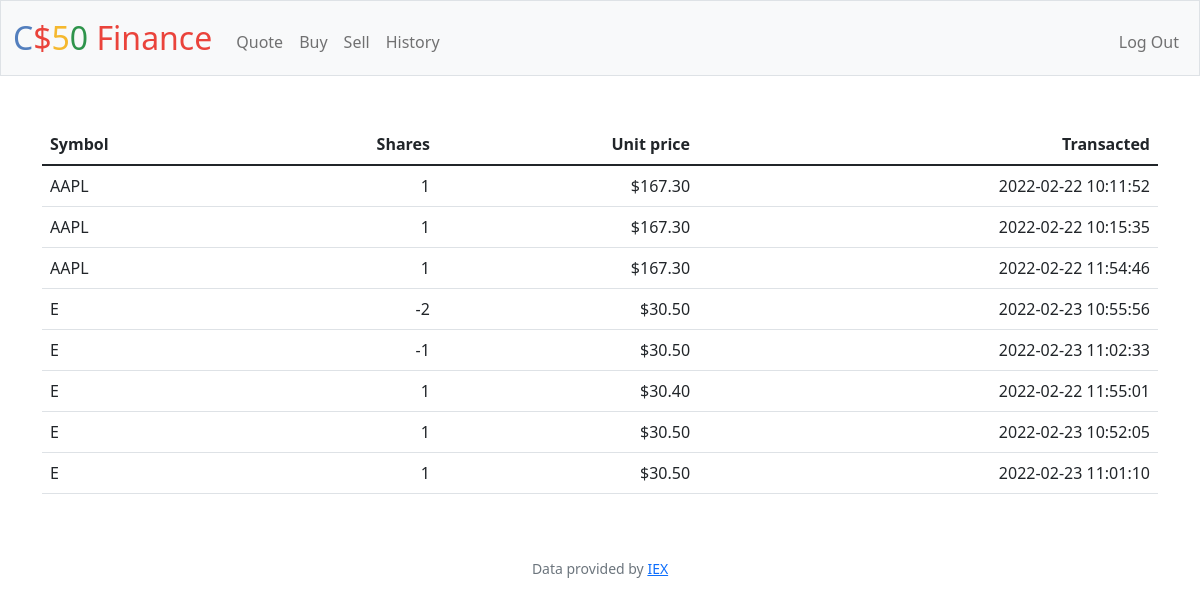
Screenshot of /history (signed in) with the database file from the repository.
### tables this page shows
CREATE TABLE transactions (id_trans INTEGER PRIMARY KEY AUTOINCREMENT NOT NULL, id_buyer INTEGER NOT NULL, symbol TEXT NOT NULL, shares INTEGER NOT NULL, price NUMERIC NOT NULL, datetime DATETIME NOT NULL, FOREIGN KEY(id_buyer) REFERENCES users(id));

### app.py (the view)
@app.route("/history")
@login_required
def history():
    historic = db.execute("SELECT symbol, shares, price, datetime FROM transactions WHERE id_buyer = ?", session["user_id"])
    return render_template("history.html", historic=historic)

### app.py (called while the page is built)
@app.after_request
def after_request(response):
    response.headers["Cache-Control"] = "no-cache, no-store, must-revalidate"
    response.headers["Expires"] = 0
    response.headers["Pragma"] = "no-cache"
    return response

### helpers.py (called while the page is built)
def login_required(f):
    @wraps(f)
    def decorated_function(*args, **kwargs):
        if session.get("user_id") is None:
            return redirect("/login")
        return f(*args, **kwargs)
    return decorated_function

### templates/history.html (shortened to what this page needs)
{% extends "layout.html" %}
{% block main %}
    <table class="table tablestriped">
        <thead>
            <tr>
                <th class="text-start">Symbol</th>
                <th class="text-end">Shares</th>
                <th class="text-end">Unit price</th>
                <th class="text-end">Transacted</th>
            </tr>
        </thead>
        <tbody>
            {% for index in historic %}
                <tr>
                    <td class="text-start">{{index.symbol}}</td>
                    <td class="text-end">{{index.shares}}</td>
                    <td class="text-end">{{"$%.2f"|format(index.price)}}</td>
                    <td class="text-end">{{index.datetime}}</td>
                </tr>
            {% endfor %}
        </tbody>
    </table>
{% endblock %}

### templates/layout.html (shortened to what this page needs)
<!DOCTYPE html>
<html lang="en">
    <head>
        <link href="https://cdn.jsdelivr.net/npm/bootstrap@5.1.3/dist/css/bootstrap.min.css" rel="stylesheet">
        <link href="/static/styles.css" rel="stylesheet">
    </head>
    <body>
        <nav class="bg-light border navbar navbar-expand-md navbar-light">
            <div class="container-fluid">
                <a class="navbar-brand" href="/"><span class="blue">C</span><span class="red">$</span><span class="yellow">5</span><span class="green">0</span> <span class="red">Finance</span></a>
                <div class="collapse navbar-collapse" id="navbar">
                    {% if session["user_id"] %}
                        <ul class="navbar-nav me-auto mt-2">
                            <li class="nav-item"><a class="nav-link" href="/quote">Quote</a></li>
                            <li class="nav-item"><a class="nav-link" href="/buy">Buy</a></li>
                            <li class="nav-item"><a class="nav-link" href="/sell">Sell</a></li>
                            <li class="nav-item"><a class="nav-link" href="/history">History</a></li>
                        </ul>
                        <ul class="navbar-nav ms-auto mt-2">
                            <li class="nav-item"><a class="nav-link" href="/logout">Log Out</a></li>
                        </ul>
                    {% else %}
                        <ul class="navbar-nav ms-auto mt-2">
                            <li class="nav-item"><a class="nav-link" href="/register">Register</a></li>
                            <li class="nav-item"><a class="nav-link" href="/login">Log In</a></li>
                        </ul>
                    {% endif %}
                </div>
            </div>
        </nav>
        <main class="container py-5 text-center">
            {% block main %}{% endblock %}
        </main>
        <footer class="mb-5 small text-center text-muted">
            Data provided by <a href="https://iexcloud.io/">IEX</a>
        </footer>
    </body>
</html>

### static/styles.css (style rules this page uses)
nav .navbar-brand { font-size: xx-large; }
nav .navbar-brand .blue { color: #537fbe; }
nav .navbar-brand .red { color: #ea433b; }
nav .navbar-brand .yellow { color: #f5b82e; }
nav .navbar-brand .green { color: #2e944b; }

### rows the page displays
transactions: symbol "AAPL", shares "1", price "$167.30", datetime "2022-02-22 10:11:52"
transactions: symbol "AAPL", shares "1", price "$167.30", datetime "2022-02-22 10:15:35"
transactions: symbol "AAPL", shares "1", price "$167.30", datetime "2022-02-22 11:54:46"
transactions: symbol "E", shares "-2", price "$30.50", datetime "2022-02-23 10:55:56"
transactions: symbol "E", shares "-1", price "$30.50", datetime "2022-02-23 11:02:33"
transactions: symbol "E", shares "1", price "$30.40", datetime "2022-02-22 11:55:01"
transactions: symbol "E", shares "1", price "$30.50", datetime "2022-02-23 10:52:05"
transactions: symbol "E", shares "1", price "$30.50", datetime "2022-02-23 11:01:10"
